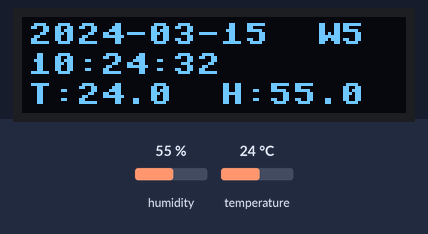
This program was run on a simulated Raspberry Pi Pico running MicroPython. Parts: 128×32 one-colour display. The test bench sets the inputs (shaded band); at power-on: humidity 55 %, temperature 24 °C. The clock reads 2024-03-15 10:24:30 at power-on unless the program sets it; library files of the repository ran but are not shown: ssd1306.py, ds1302.py.

Above: at 2.2 s.
2.3 s: humidity set to 22 %
At 5.9 s:
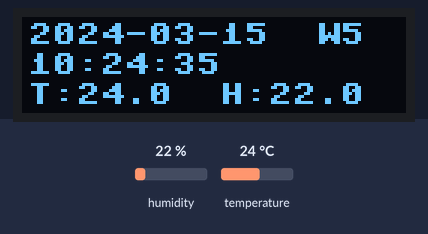
6.8 s: temperature set to 12 °C
At 8.6 s:
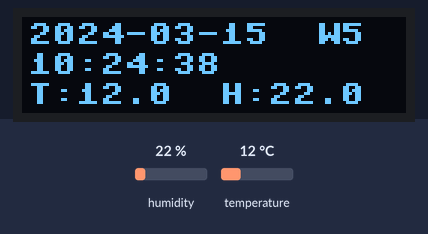
11.3 s: humidity set to 40 %
At 13.2 s:
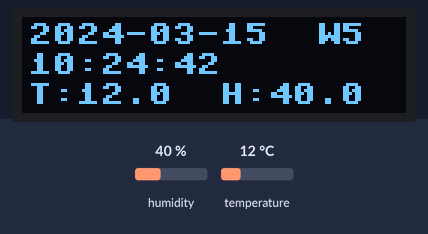
15.8 s: temperature set to 19 °C
At 19.6 s:
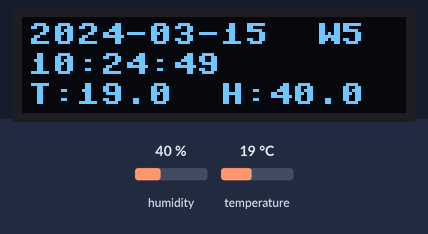
Timing chart, 0 to 21.1 s (numbered marks = the images above; inputs shaded):
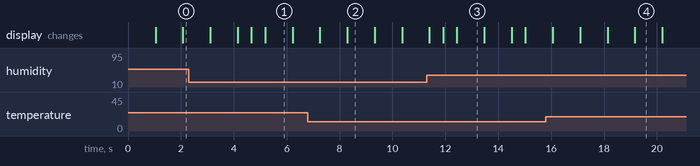

The program:

main.py
```python
from machine import I2C, Pin
from ssd1306 import SSD1306_I2C
from ds1302 import DS1302
from dht11 import DHT11, InvalidChecksum
import utime

# DHT11传感器定义
dht_pin = Pin(17, Pin.OUT, Pin.PULL_DOWN)
dht_sensor = DHT11(dht_pin)

# DS1302 RTC时钟定义
ds_rtc = DS1302(Pin(2), Pin(3), Pin(4))
# 设置RTC时钟的时间
# ds_rtc.date_time([2021, 12, 29, 3, 22, 13, 3])

# SSD1306驱动OLED定义
i2c = I2C(0, sda=Pin(0), scl=Pin(1), freq=500000)
oled = SSD1306_I2C(128, 32, i2c)

# DHT11传感器采样频率有限制，使用该计数控制每3秒（6次刷新）读取一次传感器数据
# 未到时间时直接使用上一次读取保存的数据
dht_count = 7
dht_temp = 0
dht_humi = 0

# 亮屏启动画面
oled.fill(1)
oled.show()
utime.sleep(1)

while True:
    # 每过3秒从传感器读取并记录一次数据
    if dht_count > 6:
        try:
            dht_temp = dht_sensor.temperature
            dht_humi = dht_sensor.humidity
            dht_count = 0
        except InvalidChecksum:
            print("Checksum from the sensor was invalid, data can not update")

    # oled清屏
    oled.fill(0)

    # 写入时间数据
    time_now = ds_rtc.date_time()
    oled.text("%04d-%02d-%02d  W%d" % tuple(time_now[:4]), 2, 2, 1)
    oled.text("%02d:%02d:%02d" % tuple(time_now[4:7]), 2, 12, 1)

    # 写入温度和湿度数据
    oled.text("T:%.1f  H:%.1f" % (dht_temp, dht_humi), 2, 22, 1)

    # 显示画面，每0.5秒刷新一次
    oled.show()
    utime.sleep(0.5)

    # DHT计数更新
    dht_count += 1
```

Measured:
- what the display in image 1 shows lasts 1.0 s, from 5.2 s to 6.2 s
